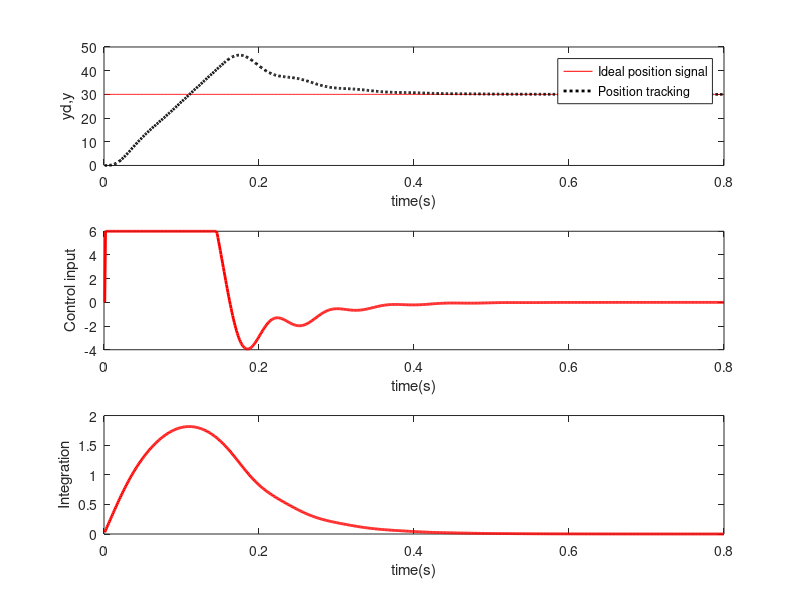

MATLAB code to generate this figure:
%PID Controler with intergration sturation
clear all;
close all;

ts=0.001;
sys=tf(5.235e005,[1,87.35,1.047e004,0]);
dsys=c2d(sys,ts,'z');
[num,den]=tfdata(dsys,'v');

u_1=0.0;u_2=0.0;u_3=0.0;
y_1=0;y_2=0;y_3=0;

x=[0,0,0]';

error_1=0;

um=6;
kp=0.85;ki=9.0;kd=0.0;   
for k=1:1:800
time(k)=k*ts;

yd(k)=30;           %Step Signal
u(k)=kp*x(1)+kd*x(2)+ki*x(3);   % PID Controller

if u(k)>=um
   u(k)=um;
end
if u(k)<=-um
   u(k)=-um;
end

%Linear model
y(k)=-den(2)*y_1-den(3)*y_2-den(4)*y_3+num(2)*u_1+num(3)*u_2+num(4)*u_3;

error(k)=yd(k)-y(k);

M=2;
if M==1  %Using intergration sturation
if u(k)>=um
   if error(k)>0
      alpha=0;
   else 
      alpha=1;
   end
elseif u(k)<=-um
   if error(k)>0
      alpha=1;
   else 
      alpha=0;
   end
else
   alpha=1;
end

elseif M==2  %Not using intergration sturation
	alpha=1;   
end

%Return of PID parameters
u_3=u_2;u_2=u_1;u_1=u(k);   
y_3=y_2;y_2=y_1;y_1=y(k);
error_1=error(k);
   
x(1)=error(k);                % Calculating P
x(2)=(error(k)-error_1)/ts;   % Calculating D
x(3)=x(3)+alpha*error(k)*ts;  % Calculating I

xi(k)=x(3);
end
figure(1);
subplot(311);
plot(time,yd,'r',time,y,'k:','linewidth',2);
xlabel('time(s)');ylabel('yd,y');
legend('Ideal position signal','Position tracking');
subplot(312);
plot(time,u,'r','linewidth',2);
xlabel('time(s)');ylabel('Control input');
subplot(313);
plot(time,xi,'r','linewidth',2);
xlabel('time(s)');ylabel('Integration');